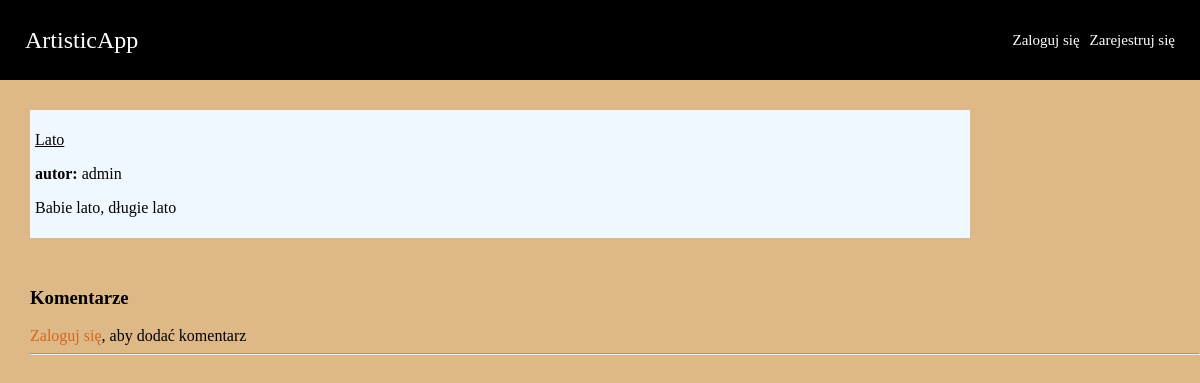
Screenshot of /post/3/ with the database file from the repository.
### artisticapp/models.py (models this page shows)
class Post(models.Model):
    title = models.CharField(max_length=200)
    content = models.TextField()
    author = models.ForeignKey(CustomUser, on_delete=models.CASCADE)
    created_at = models.DateTimeField(auto_now_add=True)

class CustomUser(AbstractUser):
    is_editor = models.BooleanField(default=False)

### artisticapp/views.py (the view)
# urls.py: path('post/<int:post_id>/', post_detail, name='post_detail'),
def post_detail(request, post_id):
    post = get_object_or_404(Post, id=post_id)
    comments = post.comments.all()
    new_comment = None
    if request.method == 'POST':
        comment_form = CommentForm(data=request.POST)
        if comment_form.is_valid():
            new_comment = comment_form.save(commit=False)
            new_comment.post = post
            new_comment.author = request.user
            new_comment.save()
            return redirect('post_detail', post_id=post.id)
    else:
        comment_form = CommentForm()
    return render(request, 'artisticapp/post_detail.html', {
        'post': post,
        'comments': comments,
        'new_comment': new_comment,
        'comment_form': comment_form,
    })

### artisticapp/templates/artisticapp/post_detail.html (shortened to what this page needs)
<!DOCTYPE html>
<html lang="pl">
<head>
</head>
<body>
  <header>
    <a href="{% url 'home' %}" id="title">ArtisticApp</a>
    <div id="controls">
        {% if user.is_authenticated %}
            <form method="post" action="{% url 'logout' %}">
                {% csrf_token %}
                <button type="submit">Wyloguj się</button>
            </form>
        {% else %}
            <a href="{% url 'login' %}">Zaloguj się</a>
            <a href="{% url 'register' %}">Zarejestruj się</a>
        {% endif %}
        </div>
</header>
{% block content %}
    <div id="box">
    <div class="container">
        <div class="poem">
            <p><u>{{ post.title }}</u></p>
            <p><strong>autor:</strong> {{ post.author.username }}</p>
            <p>{{post.content}}</p>
        </div>
    </div>
  </div>
  <div id="all">
  <h3>Komentarze</h3>
  {% if user.is_authenticated %}
  <h5>Dodaj nowy komentarz</h5>
    <form method="post">
      {% csrf_token %}
      {% for field in comment_form %}
          <div class="form-row">
              {{ field }}
          </div>
      {% endfor %}
    <button type="submit" class="formbutton">Opublikuj</button>
    </form>
    {% else %}
    <a href="{% url 'login' %}">Zaloguj się</a>, aby dodać komentarz
    {% endif %}
    <hr>
{% endblock %}
</div>
</body>
</html>

### artisticapp/templates/artisticapp/post_detail.html (style rules this page uses)
body { background-color: burlywood; margin: 0px; padding: 0px; }
#all { margin-left: 30px; }
a { text-decoration: none; color: chocolate; }
.container { display: flex; flex-direction: column; justify-content: left; margin: 20px; width: 80%; }
#box { display: flex; justify-content: center; flex-direction: column; align-items: left; }
#controls { display: flex; justify-content: right; flex-direction: row; align-items: center; }
.poem { border: 2px; background-color: aliceblue; border-color: black; margin: 10px; padding: 5px; }
header { height: 10vh; background-color: black; display: flex; align-items: center; padding: 0 20px; justify-content:space-between; }
header a { color: white; text-decoration: none; font-size: 15px; margin: 5px; }
#title { font-size: 24px; }
#controls { display: flex; justify-content: right; flex-direction: row; align-items: center; margin-right: 0px; }

### rows the page displays
Post: title "Lato", author.username "admin", content "Babie lato, długie lato"
